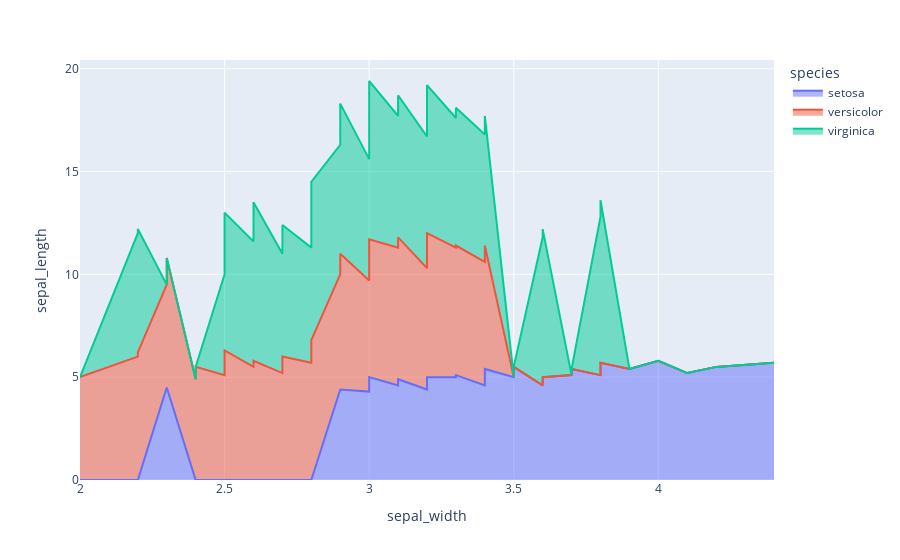

Source (notebook cell):
### Markdown cell above
8. Area Chart

### Code cell
df_area=df.sort_values(by=['sepal_length'])
fig8=px.area(df_area,x='sepal_width',y='sepal_length',color='species')
fig8.show()

### Figure 1 — Plotly figure (JSON) as saved in the notebook; plotly's stock layout.template omitted (floating-point values rounded to 4 significant figures)
{"data": [{"fillpattern": {"shape": ""}, "hovertemplate": "species=setosa<br>sepal_width=%{x}<br>sepal_length=%{y}<extra></extra>", "legendgroup": "setosa", "line": {"color": "#636efa"}, "marker": {"symbol": "circle"}, "mode": "lines", "name": "setosa", "orientation": "v", "showlegend": true, "stackgroup": "1", "type": "scatter", "x": [3.0, 2.9, 3.2, 3.0, 2.3, 3.6, 3.1, 3.4, 3.2, 3.2, 3.2, 3.0, 3.1, 3.4, 3.4, 3.0, 3.6, 3.1, 3.0, 3.1, 3.5, 3.3, 3.4, 3.4, 3.6, 3.2, 3.0, 3.5, 3.5, 3.8, 3.3, 3.5, 3.8, 3.4, 3.7, 3.8, 3.5, 4.1, 3.4, 3.7, 3.9, 3.4, 3.7, 3.4, 3.9, 4.2, 3.5, 4.4, 3.8, 4.0], "xaxis": "x", "y": [4.3, 4.4, 4.4, 4.4, 4.5, 4.6, 4.6, 4.6, 4.6, 4.7, 4.7, 4.8, 4.8, 4.8, 4.8, 4.8, 4.9, 4.9, 4.9, 4.9, 5.0, 5.0, 5.0, 5.0, 5.0, 5.0, 5.0, 5.0, 5.1, 5.1, 5.1, 5.1, 5.1, 5.1, 5.1, 5.1, 5.2, 5.2, 5.2, 5.3, 5.4, 5.4, 5.4, 5.4, 5.4, 5.5, 5.5, 5.7, 5.7, 5.8], "yaxis": "y"}, {"fillpattern": {"shape": ""}, "hovertemplate": "species=versicolor<br>sepal_width=%{x}<br>sepal_length=%{y}<extra></extra>", "legendgroup": "versicolor", "line": {"color": "#EF553B"}, "marker": {"symbol": "circle"}, "mode": "lines", "name": "versicolor", "orientation": "v", "showlegend": true, "stackgroup": "1", "type": "scatter", "x": [2.4, 2.0, 2.3, 2.5, 2.7, 3.0, 2.3, 2.6, 2.4, 2.4, 2.5, 2.9, 3.0, 2.5, 3.0, 2.7, 2.8, 2.9, 2.8, 3.0, 2.6, 2.7, 2.7, 2.6, 3.2, 3.0, 2.9, 2.2, 3.4, 2.7, 2.8, 2.8, 3.0, 2.9, 2.2, 2.9, 2.5, 3.3, 2.3, 3.2, 2.9, 2.8, 2.9, 3.0, 3.0, 3.1, 3.1, 2.8, 3.1, 3.2], "xaxis": "x", "y": [4.9, 5.0, 5.0, 5.1, 5.2, 5.4, 5.5, 5.5, 5.5, 5.5, 5.5, 5.6, 5.6, 5.6, 5.6, 5.6, 5.7, 5.7, 5.7, 5.7, 5.7, 5.8, 5.8, 5.8, 5.9, 5.9, 6.0, 6.0, 6.0, 6.0, 6.1, 6.1, 6.1, 6.1, 6.2, 6.2, 6.3, 6.3, 6.3, 6.4, 6.4, 6.5, 6.6, 6.6, 6.7, 6.7, 6.7, 6.8, 6.9, 7.0], "yaxis": "y"}, {"fillpattern": {"shape": ""}, "hovertemplate": "species=virginica<br>sepal_width=%{x}<br>sepal_length=%{y}<extra></extra>", "legendgroup": "virginica", "line": {"color": "#00cc96"}, "marker": {"symbol": "circle"}, "mode": "lines", "name": "virginica", "orientation": "v", "showlegend": true, "stackgroup": "1", "type": "scatter", "x": [2.5, 2.8, 2.5, 2.8, 2.7, 2.7, 3.0, 2.2, 3.0, 3.0, 2.6, 2.8, 3.4, 3.3, 2.7, 2.9, 2.8, 3.4, 2.5, 3.2, 2.7, 3.1, 2.8, 2.8, 3.2, 3.0, 3.0, 3.0, 3.1, 3.3, 2.5, 3.0, 3.3, 3.0, 3.2, 3.1, 3.1, 3.2, 3.0, 3.0, 3.2, 3.6, 2.9, 2.8, 3.0, 2.8, 3.8, 2.6, 3.0, 3.8], "xaxis": "x", "y": [4.9, 5.6, 5.7, 5.8, 5.8, 5.8, 5.9, 6.0, 6.0, 6.1, 6.1, 6.2, 6.2, 6.3, 6.3, 6.3, 6.3, 6.3, 6.3, 6.4, 6.4, 6.4, 6.4, 6.4, 6.5, 6.5, 6.5, 6.5, 6.7, 6.7, 6.7, 6.7, 6.7, 6.8, 6.8, 6.9, 6.9, 6.9, 7.1, 7.2, 7.2, 7.2, 7.3, 7.4, 7.6, 7.7, 7.7, 7.7, 7.7, 7.9], "yaxis": "y"}], "layout": {"legend": {"title": {"text": "species"}, "tracegroupgap": 0}, "margin": {"t": 60}, "xaxis": {"anchor": "y", "domain": [0, 1], "title": {"text": "sepal_width"}}, "yaxis": {"anchor": "x", "domain": [0, 1], "title": {"text": "sepal_length"}}}}
